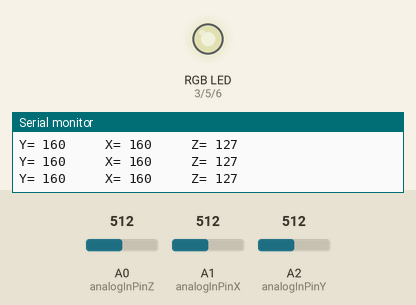
Simulated run of this sketch. Board: Arduino Uno, built with avr-gcc and run on an emulated ATmega328P. On the bench: an RGB LED mixed from three pins (HIGH = lit), the last lines printed to the serial monitor. The test bench sets the inputs (shaded band); at power-on: A0 (analogInPinZ) = 512, A1 (analogInPinX) = 512, A2 (analogInPinY) = 512. Dim RGB values are drawn brighter than linear.

Above: at 1.2 s.
1.3 s: A0 (analogInPinZ) set to 716
At 2.5 s:
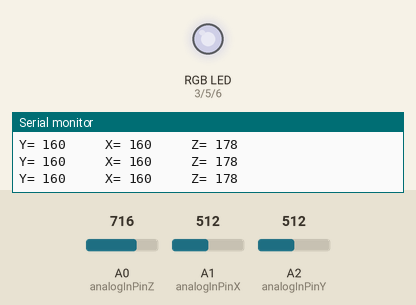
2.8 s: A1 (analogInPinX) set to 716
At 3.3 s:
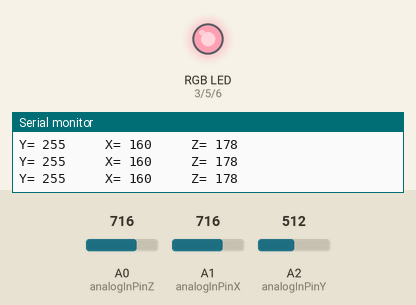
4.3 s: A2 (analogInPinY) set to 306
At 5.1 s:
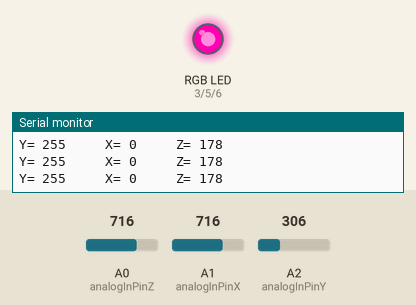
5.8 s: A1 (analogInPinX) set to 306
At 6.8 s:
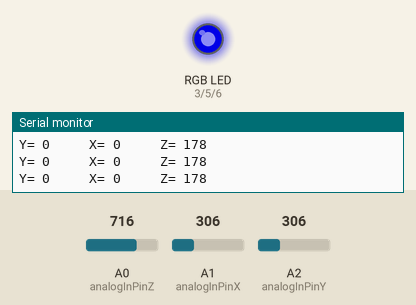
7.3 s: A0 (analogInPinZ) set to 900
At 8.5 s:
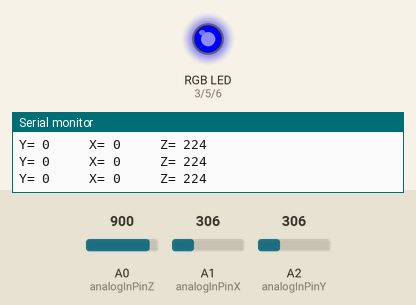
8.8 s: A2 (analogInPinY) set to 358
10.3 s: A2 (analogInPinY) set to 378
At 11.7 s:
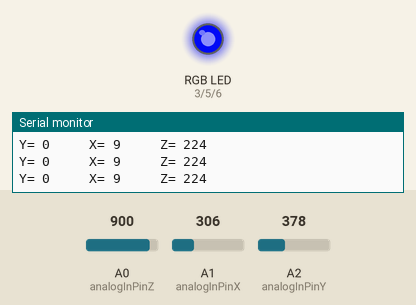
Timing chart, 0 to 12.8 s (numbered marks = the images above; inputs shaded):
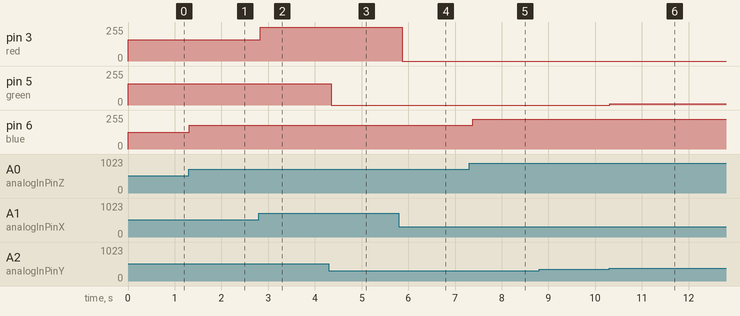

The sketch:

LightControl.ino
```cpp
/*

 Light control(proximity sensor, giroscopio)
 Controlliamo il colore della luce emesso da una striscia di LED con un sensore di prossimità e un giroscopio.

 This Project is created by
 Elisa Sperotto, Giacomo Boffo, Raffaele D'eredità, Massimiliano Govoni,
 Jacopo Peretti, Gianluca Marraccini ,Alessandro Marraccini.
 27/01/2013

 ArduinoTour 2013 @ FabLab / ReggioEmilia

*/

//Dichiariamo le variabili
int brightnessred = 0;        //Definsco la luminosità del colore rosso
int brightnessgreen = 0;        //Definsco la luminosità del colore verde
int brightnessblue = 0;        //Definsco la luminosità del colore blu

//Dichiariamo le costanti del giroscopio e del sensore di prossimità
const int red = 3;              //Definisco il pin del colore rosso
const int green = 5;              //Definisco il pin del colore verde
const int blue = 6;               //Definisco il pin del colore blu

const int analogInPinX = A1;            //Definisco l'entrata della coordinata X
const int analogInPinY = A2;            //Definisco l'entrata della coordinata Y
const int analogInPinZ = A0;            //Definisco l'entrata della coordinata Z

void setup()  {
  pinMode(red, OUTPUT);   //Definiamo il pin che comanda il colore rosso come uscita dati
  pinMode(green, OUTPUT);   //Definiamo il pin che comanda il colore verde come uscita dati
  pinMode(blue, OUTPUT);    //Definiamo il pin che comanda il colore blu come uscita dati
  Serial.begin(9600);       //Inizia le comunicazioni con la seriale a 9600 bps
}

void loop()  {

  brightnessred = analogRead(analogInPinX);       //Legge il valore della X e ne assegna una tonalità di verde
  brightnessgreen = analogRead(analogInPinY);         //Legge il valore della X e ne assegna una tonalità di rosso
  brightnessblue = analogRead(analogInPinZ);            //Legge il valore della X e ne assegna una tonalità di blu

  brightnessred = constrain(brightnessred, 370, 595);    //forza i valori di brightness1 a restare nei limiti imposti
  brightnessgreen = constrain(brightnessgreen, 370, 595);    //forza i valori di brightness2 a restare nei limiti imposti

  brightnessred = map(brightnessred, 370, 595, 0, 255);  //adatta i valori di ingresso su un intervallo 0-255(colori)
  brightnessgreen = map(brightnessgreen, 370, 595, 0, 255);  //adatta i valori di ingresso su un intervallo 0-255
  brightnessblue = map(brightnessblue, 0, 1023, 0, 255);   //adatta i valori di ingresso su un intervallo 0-1023(coordinate) e 0-255

    //Arduino scrive le coordinate
  Serial.print("Y= ");                  //Scrive i valori della coordinata Y sul monitor di sistema
  Serial.print(brightnessred);            //Determina i valori della Y
  Serial.print("     X= ");             //Scrive i valori della coordinata X sul monitor di sistema
  Serial.print(brightnessgreen);            //Determina i valori della X
  Serial.print("     Z= ");             //Scrive i valori della coordinata Z sul monitor di sistema
  Serial.println(brightnessblue);          //Determina i valori della Z e va a capo

  //Scrivo sulle uscite la luminosità voluta
  analogWrite(red, brightnessred);
  analogWrite(green, brightnessgreen);
  analogWrite(blue, brightnessblue);

  // ogni 100 millisecondi mi aggiorna i valori delle coordinate
  delay(100);
}
```

Measured:
- after the input at 1.3 s, pin 6 (blue): 127/255 → 178/255 at once
- after the input at 2.8 s, pin 3 (red): 160/255 → 255/255 at once
- after the input at 4.3 s, pin 5 (green): 160/255 → 0/255 after 0.05 s
- after the input at 5.8 s, pin 3 (red): 255/255 → 0/255 after 0.07 s
- after the input at 7.3 s, pin 6 (blue): 178/255 → 224/255 after 0.08 s
- after the input at 10.3 s, pin 5 (green): 0/255 → 9/255 at once
